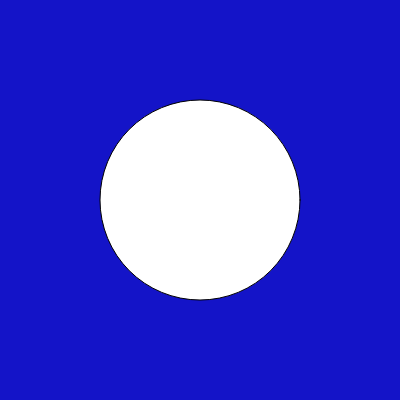
Frame 1 (no input)
Frame 60 (no input): identical to frame 1, image omitted
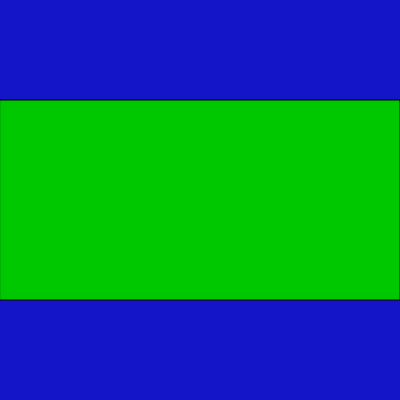
Frame 120 (the mouse pressed at the canvas centre since frame 60)

The p5.js sketch that drew these frames (run headless with seeded random() and noise() and a simulated clock; from frame 60 on, the mouse is pressed at the canvas centre):

// p5.js sketch
// ── sketch.js
function setup() {
  createCanvas(400, 400);
}

function draw() {
  background(20,20,200);
  if (mouseIsPressed){
    rectMode(CENTER);
    rect(200,200,400,200);
    fill(0,200,0);
    textAlign(CENTER,CENTER);
    text("KEY",200,200);
    textSize(width/3);
  } else {
    ellipse(200,200,200,200);
    fill(256);
  }
}
